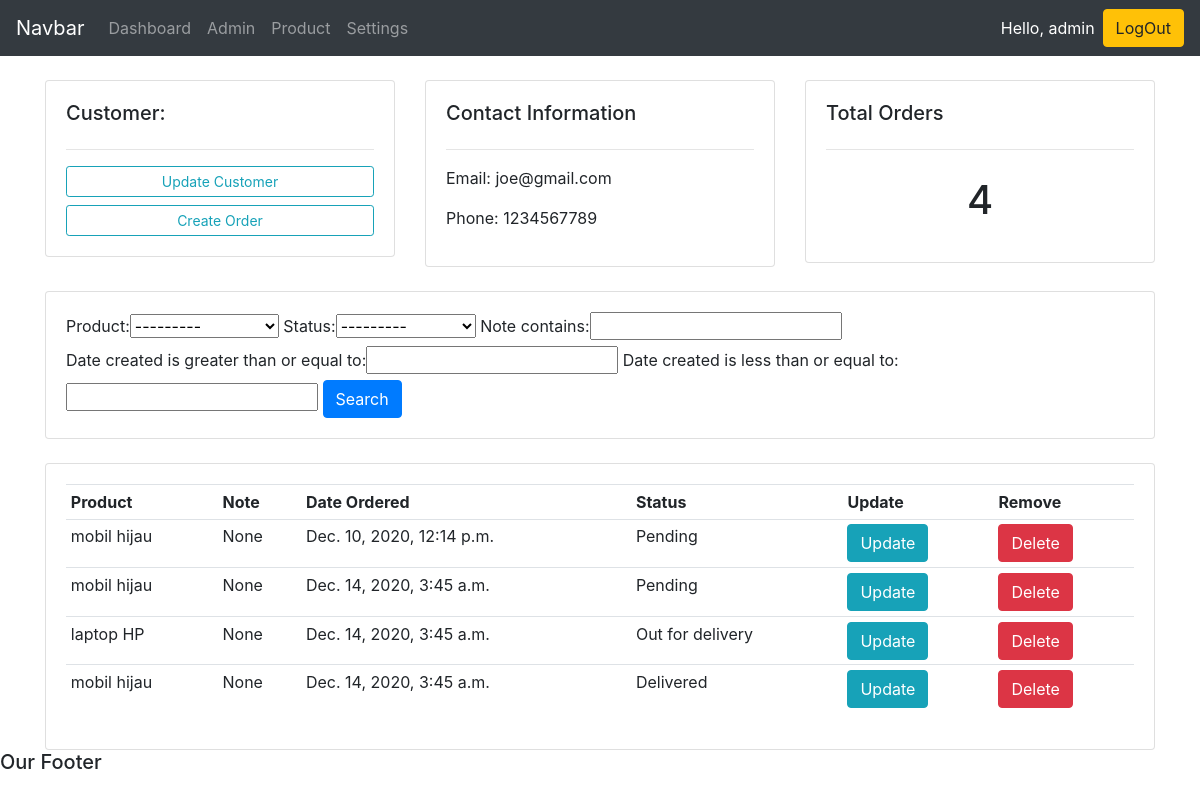
The app's page /custumer/1 (signed in) with its own data.
### accounts/models.py (models this page shows, shortened)
class Customer(models.Model):
    user = models.OneToOneField(User, null=True, blank=True, on_delete=models.CASCADE)
    name = models.CharField(max_length=200, null=True)
    phone = models.CharField(max_length=200, null=True)
    email = models.CharField(max_length=200, null=True)
    profile_pic = models.ImageField(default="images_003.jpeg", null=True, blank=True)
    date_created = models.DateTimeField(auto_now_add=True, null=True)

class Order(models.Model):
    STATUS = (
        ('Pending', 'Pending'),
        ('Out for delivery', 'Out for delivery'),
        ('Delivered', 'Delivered'),
    )
    customer = models.ForeignKey(Customer, null=True, on_delete=models.SET_NULL)
    product = models.ForeignKey(Product, null=True, on_delete=models.SET_NULL)
    date_created = models.DateTimeField(auto_now_add=True, null=True)
    status = models.CharField(max_length=200, null=True, choices=STATUS)
    note = models.CharField(max_length=1000, null=True)

class Product(models.Model):
    CATEGORY = (
        ('Indoor', 'Indoor'),
        ('Out Door', 'Out Door')
    )
    name = models.CharField(max_length=200, null=True)
    price = models.FloatField(null=True)
    category = models.CharField(max_length=200, null=True, choices=CATEGORY)
    description = models.CharField(max_length=200, null=True, blank=True)
    tag = models.ManyToManyField(Tag)
    date_created = models.DateTimeField(auto_now_add=True, null=True)
    def __str__(self):
        return self.name

### accounts/decorators.py (the view)
    def wrapper_func(request, *args, **kwargs):
        group = None
        if (request.user.groups.exists()):
            group = request.user.groups.all()[0].name
        if (group == 'customer'):
            return redirect('user_page')
        if (group == 'admin'):
            return view_func(request, *args, **kwargs)

### accounts/views.py (called while the page is built)
@login_required(login_url='login')
@admin_only
def custumer(request, pk):
    customer = Customer.objects.get(id = pk)
    orders = customer.order_set.all()
    order_count = orders.count()
    myFilter = OrderFilter(request.GET, queryset=orders)
    orders = myFilter.qs
    context = {
        'customer': customer,
        'orders': orders,
        'order_count': order_count,
        'myFilter': myFilter,
    }
    return render(request, 'accounts/custumer.html', context)

### accounts/templates/accounts/custumer.html
{% extends 'accounts/main.html' %}
{% block content %}
    <br>
    <div class="row">
        <div class="col-md">
            <div class="card card-body">
                <h5>Customer: </h5>
                <hr>
                <a href="" class="btn btn-outline-info btn-sm btn-block">Update Customer</a>
                <a href="{% url 'create_order' customer.id %}" class="btn btn-outline-info btn-sm btn-block">Create Order</a>
            </div>
        </div>
        <div class="col-md">
            <div class="card card-body">
                <h5>Contact Information </h5>
                <hr>
                <p>Email: {{ customer.email }} </p>
                <p>Phone: {{ customer.phone }}</p>
            </div>
        </div>
        <div class="col-md">
            <div class="card card-body">
                <h5>Total Orders</h5>
                <hr>
                <h1 style="text-align: center; padding: 10px;">{{ order_count }}</h1>
            </div>
        </div>
    </div>
    <br>
    <div class="row">
        <div class="col">
            <div class="card card-body">
                <form action="" method="get">
                    {{ myFilter.form }}
                    <button class="btn btn-primary" type="submit">
                        Search
                    </button>
                </form>
            </div>
        </div>
    </div>
    <br>
    <div class="row">
        <div class="col-md">
            <div class="card card-body">
                <table class="table table-sm">
                    <tr>
                        <th>Product</th>
                        <th>Note</th>
                        <th>Date Ordered</th>
                        <th>Status</th>
                        <th>Update</th>
                        <th>Remove</th>
                    </tr>
                    {% for order in orders %}
                        <tr>
                            <td>{{ order.product }}</td>
                            <td>{{ order.note }}</td>
                            <td>{{ order.date_created }}</td>
                            <td>{{ order.status }}</td>
                            <td><a href="{% url 'update_order' order.id %}" class="btn btn-info">Update</a></td>
                            <td><a href="{% url 'delete_order' order.id %}" class="btn btn-danger">Delete</a></td>
                        </tr>
                    {% endfor %}
                </table>
            </div>
        </div>
    </div>
{% endblock content %}

### accounts/templates/accounts/navbar.html (shortened to what this page needs)
<nav class="navbar navbar-expand-lg navbar-dark bg-dark">
    <a href="#" class="navbar-brand">Navbar</a>
    <div class="collapse navbar-collapse" id="navbarNav">
        <ul class="navbar-nav">
            {% if request.user.is_staff %}
                <li class="nav-item">
                    <a href="{% url 'home' %}" class="nav-link">Dashboard</a>
                </li>
                <li class="nav-item">
                    <a href="/admin" class="nav-link">Admin</a>
                </li>
            {% endif %}
            <li class="nav-item">
                <a href="{% url 'products' %}" class="nav-link">Product</a>
            </li>
            <li class="nav-item">
                <a href="{% url 'account' %}" class="nav-link">Settings</a>
            </li>
        </ul>
    </div>
    {% if request.user.is_authenticated %}
        <span id="hello-msg" class="text-white mr-2">Hello, {{ request.user }}</span>
        <span><a href="{% url 'logout' %}" class="btn btn-warning">LogOut</a></span>
    {% else %}
        <span class="text-white"><a href="{% url 'login' %}" class="btn btn-success text-white mr-2">Login</a></span>
        <span class="text-white"><a href="{% url 'register' %}" class="btn btn-info text-white">register</a></span>
    {% endif %}
</nav>

### static/css/style.css (style rules this page uses)
* { padding: 0; margin: 0; -webkit-box-sizing: border-box; box-sizing: border-box; }
body { background-color: #ebeff5; }

### records on screen
Customer: email "joe@gmail.com", phone "1234567789"
Order: product "mobil hijau", note "None", date_created "Dec. 10, 2020, 12:14 p.m.", status "Pending"
Order: product "mobil hijau", note "None", date_created "Dec. 14, 2020, 3:45 a.m.", status "Pending"
Order: product "laptop HP", note "None", date_created "Dec. 14, 2020, 3:45 a.m.", status "Out for delivery"
Order: product "mobil hijau", note "None", date_created "Dec. 14, 2020, 3:45 a.m.", status "Delivered"

### other values on screen
{{ request.user }} "admin"
{{ order_count }} "4"
